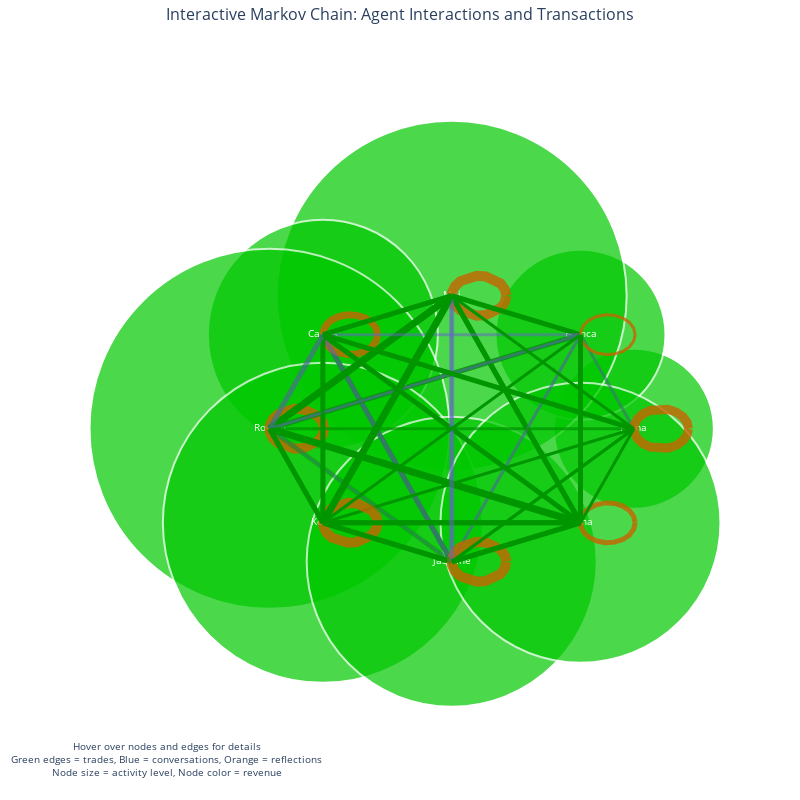

Notebook cell for this chart:
### Code cell
# Interactive Markov Chain Visualization
import plotly.graph_objects as go
import plotly.express as px
from plotly.subplots import make_subplots

import numpy as np
import math

def create_interactive_markov_visualization(results):
    """Create an interactive visualization of the complete Markov chain with transactions"""
    
    interactions = results.get('interaction_history', [])
    if not interactions:
        print("No interaction history found")
        return
    
    # Parse all interactions and build complete state transition data
    nodes = set()
    transitions = []
    transactions = {}
    
    for interaction in interactions:
        step = interaction.get('step', 0)
        
        if interaction.get('type') == 'conversation':
            participants = interaction.get('participants', [])
            if len(participants) == 2:
                from_agent, to_agent = participants[0], participants[1]
                nodes.add(from_agent)
                nodes.add(to_agent)
                
                # Check for trades in this conversation
                trades = interaction.get('trades', [])
                trade_info = None
                total_value = 0
                items_traded = []
                
                if trades:
                    for trade in trades:
                        if trade.get('executed') and trade.get('trade_details'):
                            trade_details = trade['trade_details']
                            items = trade_details.get('items', [])
                            actual_items = [item for item in items if item.get('name') != 'digital cash']
                            
                            total_value += sum(item.get('value', 0) for item in actual_items)
                            items_traded.extend([f"{item.get('name', '').replace('_', ' ').title()} (${item.get('value', 0)})" 
                                               for item in actual_items])
                
                transitions.append({
                    'step': step,
                    'from': from_agent,
                    'to': to_agent,
                    'type': 'conversation',
                    'has_trade': len(trades) > 0,
                    'trade_value': total_value,
                    'items': items_traded
                })
                
        elif interaction.get('type') == 'reflection':
            agent = interaction.get('agent', '')
            if agent:
                nodes.add(agent)
                transitions.append({
                    'step': step,
                    'from': agent,
                    'to': agent,
                    'type': 'reflection',
                    'has_trade': False,
                    'trade_value': 0,
                    'items': []
                })
    
    # Create the interactive plot
    return create_plotly_network(list(nodes), transitions)

def create_plotly_network(nodes, transitions):
    """Create interactive plotly network visualization"""
    
    # Create node positions in a circle
    n_nodes = len(nodes)
    node_positions = {}
    for i, node in enumerate(nodes):
        angle = 2 * math.pi * i / n_nodes
        node_positions[node] = {
            'x': math.cos(angle) * 2,
            'y': math.sin(angle) * 2
        }
    
    # Prepare edge traces
    edge_traces = []
    edge_info = []
    
    # Group transitions by (from, to) pair
    edge_groups = defaultdict(list)
    for transition in transitions:
        key = (transition['from'], transition['to'])
        edge_groups[key].append(transition)
    
    # Create edges with different styles
    for (from_node, to_node), trans_list in edge_groups.items():
        x0, y0 = node_positions[from_node]['x'], node_positions[from_node]['y']
        x1, y1 = node_positions[to_node]['x'], node_positions[to_node]['y']
        
        # Aggregate information
        total_interactions = len(trans_list)
        total_trades = sum(1 for t in trans_list if t['has_trade'])
        total_value = sum(t['trade_value'] for t in trans_list)
        all_items = []
        for t in trans_list:
            all_items.extend(t['items'])
        
        # Determine edge properties
        is_self_loop = (from_node == to_node)
        has_trades = total_trades > 0
        
        # Create hover text
        hover_text = f"<b>{from_node} → {to_node}</b><br>"
        hover_text += f"Total Interactions: {total_interactions}<br>"
        if has_trades:
            hover_text += f"Trades: {total_trades}<br>"
            hover_text += f"Total Value: ${total_value:.2f}<br>"
            if all_items:
                hover_text += f"Items: {', '.join(set(all_items))}<br>"
        
        steps = [str(t['step']) for t in trans_list]
        hover_text += f"Steps: {', '.join(steps)}"
        
        # Handle self-loops differently
        if is_self_loop:
            # Create a small arc for self-loops
            arc_x, arc_y = create_self_loop_arc(x0, y0, 0.3)
            edge_x = arc_x
            edge_y = arc_y
        else:
            edge_x = [x0, x1, None]
            edge_y = [y0, y1, None]
        
        # Choose color based on trade status
        if has_trades:
            color = f'rgba(0, 150, 0, {min(0.3 + total_value/100, 1.0)})'  # Green with opacity based on value
        elif from_node == to_node:
            color = 'rgba(200, 100, 0, 0.8)'  # Orange for reflections
        else:
            color = 'rgba(100, 100, 200, 0.5)'  # Blue for conversations without trades
        
        # Line width based on interaction count
        line_width = min(1 + total_interactions * 2, 10)
        
        edge_trace = go.Scatter(
            x=edge_x, y=edge_y,
            line=dict(width=line_width, color=color),
            hoverinfo='text',
            hovertext=hover_text,
            mode='lines',
            name=f'{from_node} → {to_node}' if not is_self_loop else f'{from_node} (reflection)',
            showlegend=False
        )
        
        edge_traces.append(edge_trace)
    
    # Create node trace
    node_x = [node_positions[node]['x'] for node in nodes]
    node_y = [node_positions[node]['y'] for node in nodes]
    
    # Calculate node statistics
    node_stats = {}
    for node in nodes:
        conversations_started = sum(1 for t in transitions if t['from'] == node and t['type'] == 'conversation')
        conversations_received = sum(1 for t in transitions if t['to'] == node and t['type'] == 'conversation')
        reflections = sum(1 for t in transitions if t['from'] == node and t['type'] == 'reflection')
        trades_made = sum(1 for t in transitions if t['from'] == node and t['has_trade'])
        revenue = sum(t['trade_value'] for t in transitions if t['from'] == node and t['has_trade'])
        
        node_stats[node] = {
            'conversations_started': conversations_started,
            'conversations_received': conversations_received,
            'reflections': reflections,
            'trades_made': trades_made,
            'revenue': revenue
        }
    
    node_text = []
    node_colors = []
    node_sizes = []
    
    for node in nodes:
        stats = node_stats[node]
        
        # Create hover text
        hover_text = f"<b>{node}</b><br>"
        hover_text += f"Conversations Started: {stats['conversations_started']}<br>"
        hover_text += f"Conversations Received: {stats['conversations_received']}<br>"
        hover_text += f"Reflections: {stats['reflections']}<br>"
        hover_text += f"Trades Made: {stats['trades_made']}<br>"
        hover_text += f"Revenue: ${stats['revenue']:.2f}"
        
        node_text.append(hover_text)
        
        # Node color based on revenue
        if stats['revenue'] > 0:
            intensity = min(stats['revenue'] / 100, 1.0)
            node_colors.append(f'rgba(0, 200, 0, {0.3 + intensity * 0.7})')
        else:
            node_colors.append('rgba(150, 150, 200, 0.7)')
        
        # Node size based on total activity
        total_activity = stats['conversations_started'] + stats['conversations_received'] + stats['reflections']
        node_sizes.append(max(20 + total_activity * 10, 30))
    
    node_trace = go.Scatter(
        x=node_x, y=node_y,
        mode='markers+text',
        hoverinfo='text',
        hovertext=node_text,
        text=[node.split()[0] for node in nodes],  # Show first name only
        textposition="middle center",
        textfont=dict(size=10, color="white"),
        marker=dict(
            size=node_sizes,
            color=node_colors,
            line=dict(width=2, color='white'),
            sizemode='diameter'
        ),
        name='Agents',
        showlegend=False
    )
    
    # Create the figure
    fig = go.Figure(data=[node_trace] + edge_traces,
                   layout=go.Layout(
                        title=dict(
                            text='Interactive Markov Chain: Agent Interactions and Transactions',
                            x=0.5,
                            font=dict(size=16)
                        ),
                        #titlefont_size=16,
                        showlegend=False,
                        hovermode='closest',
                        margin=dict(b=20,l=5,r=5,t=40),
                        annotations=[ dict(
                            text="Hover over nodes and edges for details<br>" + 
                                 "Green edges = trades, Blue = conversations, Orange = reflections<br>" + 
                                 "Node size = activity level, Node color = revenue",
                            showarrow=False,
                            xref="paper", yref="paper",
                            x=0.005, y=-0.002,
                            xanchor='left', yanchor='bottom',
                            font=dict(size=10)
                        )],
                        xaxis=dict(showgrid=False, zeroline=False, showticklabels=False),
                        yaxis=dict(showgrid=False, zeroline=False, showticklabels=False),
                        plot_bgcolor='rgba(0,0,0,0)',
                        width=800,
                        height=800
                   ))
    
    return fig

def create_self_loop_arc(x, y, radius):
    """Create coordinates for a self-loop arc"""
    # Create a small circle offset from the node
    angles = np.linspace(0, 2*np.pi, 20)
    arc_x = [x + radius * np.cos(angle) + radius for angle in angles] + [None]
    arc_y = [y + radius * np.sin(angle) for angle in angles] + [None]
    return arc_x, arc_y

# Create and display the interactive visualization
fig = create_interactive_markov_visualization(results)
if fig:
    fig.show()
else:
    print("Could not create visualization - no data available")

### Figure 1 — Plotly figure (JSON) as saved in the notebook; plotly's stock layout.template omitted (floating-point values rounded to 4 significant figures)
{"data": [{"hoverinfo": "text", "hovertext": ["<b>Pema Sherpa</b><br>Conversations Started: 5<br>Conversations Received: 5<br>Reflections: 4<br>Trades Made: 5<br>Revenue: $630.00", "<b>Bianca Silva</b><br>Conversations Started: 7<br>Conversations Received: 7<br>Reflections: 1<br>Trades Made: 2<br>Revenue: $338.00", "<b>Mei Chen</b><br>Conversations Started: 11<br>Conversations Received: 12<br>Reflections: 10<br>Trades Made: 10<br>Revenue: $1495.00", "<b>Carlos Mendez</b><br>Conversations Started: 9<br>Conversations Received: 9<br>Reflections: 3<br>Trades Made: 2<br>Revenue: $225.00", "<b>Rowan Greenwood</b><br>Conversations Started: 14<br>Conversations Received: 13<br>Reflections: 7<br>Trades Made: 14<br>Revenue: $175.50", "<b>Kemi Adebayo</b><br>Conversations Started: 11<br>Conversations Received: 11<br>Reflections: 8<br>Trades Made: 8<br>Revenue: $895.00", "<b>Jasmine Carter</b><br>Conversations Started: 11<br>Conversations Received: 11<br>Reflections: 5<br>Trades Made: 6<br>Revenue: $479.00", "<b>Mina Kim</b><br>Conversations Started: 12<br>Conversations Received: 12<br>Reflections: 2<br>Trades Made: 11<br>Revenue: $483.00"], "marker": {"color": ["rgba(0, 200, 0, 1.0)", "rgba(0, 200, 0, 1.0)", "rgba(0, 200, 0, 1.0)", "rgba(0, 200, 0, 1.0)", "rgba(0, 200, 0, 1.0)", "rgba(0, 200, 0, 1.0)", "rgba(0, 200, 0, 1.0)", "rgba(0, 200, 0, 1.0)"], "line": {"color": "white", "width": 2}, "size": [160, 170, 350, 230, 360, 320, 290, 280], "sizemode": "diameter"}, "mode": "markers+text", "name": "Agents", "showlegend": false, "text": ["Pema", "Bianca", "Mei", "Carlos", "Rowan", "Kemi", "Jasmine", "Mina"], "textfont": {"color": "white", "size": 10}, "textposition": "middle center", "type": "scatter", "x": [2, 1.414, 1.225e-16, -1.414, -2, -1.414, -3.674e-16, 1.414], "y": [0, 1.414, 2, 1.414, 2.449e-16, -1.414, -2, -1.414]}, {"hoverinfo": "text", "hovertext": "<b>Rowan Greenwood → Rowan Greenwood</b><br>Total Interactions: 7<br>Steps: 1, 70, 79, 94, 104, 113, 117", "line": {"color": "rgba(200, 100, 0, 0.8)", "width": 10}, "mode": "lines", "name": "Rowan Greenwood (reflection)", "showlegend": false, "type": "scatter", "x": [-1.4, -1.416, -1.463, -1.536, -1.626, -1.725, -1.821, -1.903, -1.964, -1.996, -1.996, -1.964, -1.903, -1.821, -1.725, -1.626, -1.536, -1.463, -1.416, -1.4, null], "y": [2.449e-16, 0.09741, 0.1843, 0.2511, 0.2908, 0.299, 0.2747, 0.2207, 0.1428, 0.04938, -0.04938, -0.1428, -0.2207, -0.2747, -0.299, -0.2908, -0.2511, -0.1843, -0.09741, 1.715e-16, null]}, {"hoverinfo": "text", "hovertext": "<b>Rowan Greenwood → Mina Kim</b><br>Total Interactions: 3<br>Trades: 3<br>Total Value: $23.50<br>Items: Medicinal Cannabis ($0.0), Medicinal Cannabis ($8.5), Herbal Tea ($15.0)<br>Steps: 2, 71, 105", "line": {"color": "rgba(0, 150, 0, 0.5349999999999999)", "width": 7}, "mode": "lines", "name": "Rowan Greenwood → Mina Kim", "showlegend": false, "type": "scatter", "x": [-2, 1.414, null], "y": [2.449e-16, -1.414, null]}, {"hoverinfo": "text", "hovertext": "<b>Mina Kim → Mina Kim</b><br>Total Interactions: 2<br>Steps: 3, 77", "line": {"color": "rgba(200, 100, 0, 0.8)", "width": 5}, "mode": "lines", "name": "Mina Kim (reflection)", "showlegend": false, "type": "scatter", "x": [2.014, 1.998, 1.951, 1.878, 1.788, 1.689, 1.594, 1.511, 1.45, 1.418, 1.418, 1.45, 1.511, 1.594, 1.689, 1.788, 1.878, 1.951, 1.998, 2.014, null], "y": [-1.414, -1.317, -1.23, -1.163, -1.123, -1.115, -1.139, -1.193, -1.271, -1.365, -1.464, -1.557, -1.635, -1.689, -1.713, -1.705, -1.665, -1.598, -1.512, -1.414, null]}, {"hoverinfo": "text", "hovertext": "<b>Mina Kim → Mei Chen</b><br>Total Interactions: 2<br>Trades: 1<br>Total Value: $120.00<br>Items: Silk Hair Accessories ($35.0), Silk Scarves ($85.0)<br>Steps: 4, 41", "line": {"color": "rgba(0, 150, 0, 1.0)", "width": 5}, "mode": "lines", "name": "Mina Kim → Mei Chen", "showlegend": false, "type": "scatter", "x": [1.414, 1.225e-16, null], "y": [-1.414, 2, null]}, {"hoverinfo": "text", "hovertext": "<b>Mei Chen → Jasmine Carter</b><br>Total Interactions: 1<br>Steps: 5", "line": {"color": "rgba(100, 100, 200, 0.5)", "width": 3}, "mode": "lines", "name": "Mei Chen → Jasmine Carter", "showlegend": false, "type": "scatter", "x": [1.225e-16, -3.674e-16, null], "y": [2, -2, null]}, {"hoverinfo": "text", "hovertext": "<b>Jasmine Carter → Carlos Mendez</b><br>Total Interactions: 2<br>Trades: 1<br>Total Value: $130.00<br>Items: Notebooks ($14.0), Graphing Calculator ($116.0)<br>Steps: 6, 109", "line": {"color": "rgba(0, 150, 0, 1.0)", "width": 5}, "mode": "lines", "name": "Jasmine Carter → Carlos Mendez", "showlegend": false, "type": "scatter", "x": [-3.674e-16, -1.414, null], "y": [-2, 1.414, null]}, {"hoverinfo": "text", "hovertext": "<b>Carlos Mendez → Carlos Mendez</b><br>Total Interactions: 3<br>Steps: 7, 8, 115", "line": {"color": "rgba(200, 100, 0, 0.8)", "width": 7}, "mode": "lines", "name": "Carlos Mendez (reflection)", "showlegend": false, "type": "scatter", "x": [-0.8142, -0.8305, -0.8775, -0.9501, -1.041, -1.139, -1.235, -1.317, -1.378, -1.41, -1.41, -1.378, -1.317, -1.235, -1.139, -1.041, -0.9501, -0.8775, -0.8305, -0.8142, null], "y": [1.414, 1.512, 1.598, 1.665, 1.705, 1.713, 1.689, 1.635, 1.557, 1.464, 1.365, 1.271, 1.193, 1.139, 1.115, 1.123, 1.163, 1.23, 1.317, 1.414, null]}, {"hoverinfo": "text", "hovertext": "<b>Carlos Mendez → Jasmine Carter</b><br>Total Interactions: 2<br>Steps: 9, 98", "line": {"color": "rgba(100, 100, 200, 0.5)", "width": 5}, "mode": "lines", "name": "Carlos Mendez → Jasmine Carter", "showlegend": false, "type": "scatter", "x": [-1.414, -3.674e-16, null], "y": [1.414, -2, null]}, {"hoverinfo": "text", "hovertext": "<b>Jasmine Carter → Bianca Silva</b><br>Total Interactions: 1<br>Trades: 1<br>Total Value: $14.00<br>Items: Notebooks ($14.0)<br>Steps: 10", "line": {"color": "rgba(0, 150, 0, 0.44)", "width": 3}, "mode": "lines", "name": "Jasmine Carter → Bianca Silva", "showlegend": false, "type": "scatter", "x": [-3.674e-16, 1.414, null], "y": [-2, 1.414, null]}, {"hoverinfo": "text", "hovertext": "<b>Bianca Silva → Pema Sherpa</b><br>Total Interactions: 1<br>Steps: 11", "line": {"color": "rgba(100, 100, 200, 0.5)", "width": 3}, "mode": "lines", "name": "Bianca Silva → Pema Sherpa", "showlegend": false, "type": "scatter", "x": [1.414, 2, null], "y": [1.414, 0, null]}, {"hoverinfo": "text", "hovertext": "<b>Pema Sherpa → Jasmine Carter</b><br>Total Interactions: 1<br>Trades: 1<br>Total Value: $100.00<br>Items: Mountain Flower Honey ($45.0), Pine Honey ($55.0)<br>Steps: 12", "line": {"color": "rgba(0, 150, 0, 1.0)", "width": 3}, "mode": "lines", "name": "Pema Sherpa → Jasmine Carter", "showlegend": false, "type": "scatter", "x": [2, -3.674e-16, null], "y": [0, -2, null]}, {"hoverinfo": "text", "hovertext": "<b>Jasmine Carter → Rowan Greenwood</b><br>Total Interactions: 1<br>Steps: 13", "line": {"color": "rgba(100, 100, 200, 0.5)", "width": 3}, "mode": "lines", "name": "Jasmine Carter → Rowan Greenwood", "showlegend": false, "type": "scatter", "x": [-3.674e-16, -2, null], "y": [-2, 2.449e-16, null]}, {"hoverinfo": "text", "hovertext": "<b>Rowan Greenwood → Mei Chen</b><br>Total Interactions: 3<br>Trades: 3<br>Total Value: $47.00<br>Items: Medicinal Cannabis ($8.5), Herbal Tea ($15.0), Black Tea ($15.0)<br>Steps: 14, 80, 95", "line": {"color": "rgba(0, 150, 0, 0.77)", "width": 7}, "mode": "lines", "name": "Rowan Greenwood → Mei Chen", "showlegend": false, "type": "scatter", "x": [-2, 1.225e-16, null], "y": [2.449e-16, 2, null]}, {"hoverinfo": "text", "hovertext": "<b>Mei Chen → Mei Chen</b><br>Total Interactions: 10<br>Steps: 15, 30, 31, 42, 51, 56, 57, 61, 96, 120", "line": {"color": "rgba(200, 100, 0, 0.8)", "width": 10}, "mode": "lines", "name": "Mei Chen (reflection)", "showlegend": false, "type": "scatter", "x": [0.6, 0.5837, 0.5367, 0.4641, 0.3736, 0.2752, 0.1795, 0.09682, 0.03616, 0.004092, 0.004092, 0.03616, 0.09682, 0.1795, 0.2752, 0.3736, 0.4641, 0.5367, 0.5837, 0.6, null], "y": [2, 2.097, 2.184, 2.251, 2.291, 2.299, 2.275, 2.221, 2.143, 2.049, 1.951, 1.857, 1.779, 1.725, 1.701, 1.709, 1.749, 1.816, 1.903, 2, null]}, {"hoverinfo": "text", "hovertext": "<b>Mei Chen → Mina Kim</b><br>Total Interactions: 2<br>Trades: 2<br>Total Value: $170.00<br>Items: Silk Scarves ($85.0)<br>Steps: 16, 32", "line": {"color": "rgba(0, 150, 0, 1.0)", "width": 5}, "mode": "lines", "name": "Mei Chen → Mina Kim", "showlegend": false, "type": "scatter", "x": [1.225e-16, 1.414, null], "y": [2, -1.414, null]}, {"hoverinfo": "text", "hovertext": "<b>Mina Kim → Kemi Adebayo</b><br>Total Interactions: 2<br>Trades: 2<br>Total Value: $64.00<br>Items: Sheet Masks ($7.0), Essence ($28.0), Sunscreen ($22.0)<br>Steps: 17, 38", "line": {"color": "rgba(0, 150, 0, 0.94)", "width": 5}, "mode": "lines", "name": "Mina Kim → Kemi Adebayo", "showlegend": false, "type": "scatter", "x": [1.414, -1.414, null], "y": [-1.414, -1.414, null]}, {"hoverinfo": "text", "hovertext": "<b>Kemi Adebayo → Pema Sherpa</b><br>Total Interactions: 1<br>Trades: 1<br>Total Value: $100.00<br>Items: Moringa Powder ($45.0), Baobab Fruit Powder ($55.0)<br>Steps: 18", "line": {"color": "rgba(0, 150, 0, 1.0)", "width": 3}, "mode": "lines", "name": "Kemi Adebayo → Pema Sherpa", "showlegend": false, "type": "scatter", "x": [-1.414, 2, null], "y": [-1.414, 0, null]}, {"hoverinfo": "text", "hovertext": "<b>Pema Sherpa → Bianca Silva</b><br>Total Interactions: 1<br>Trades: 1<br>Total Value: $0.00<br>Steps: 19", "line": {"color": "rgba(0, 150, 0, 0.3)", "width": 3}, "mode": "lines", "name": "Pema Sherpa → Bianca Silva", "showlegend": false, "type": "scatter", "x": [2, 1.414, null], "y": [0, 1.414, null]}, {"hoverinfo": "text", "hovertext": "<b>Bianca Silva → Jasmine Carter</b><br>Total Interactions: 1<br>Steps: 20", "line": {"color": "rgba(100, 100, 200, 0.5)", "width": 3}, "mode": "lines", "name": "Bianca Silva → Jasmine Carter", "showlegend": false, "type": "scatter", "x": [1.414, -3.674e-16, null], "y": [1.414, -2, null]}, {"hoverinfo": "text", "hovertext": "<b>Jasmine Carter → Kemi Adebayo</b><br>Total Interactions: 2<br>Trades: 1<br>Total Value: $210.00<br>Items: Textbooks ($170.0), Tutoring Sessions ($40.0)<br>Steps: 21, 107", "line": {"color": "rgba(0, 150, 0, 1.0)", "width": 5}, "mode": "lines", "name": "Jasmine Carter → Kemi Adebayo", "showlegend": false, "type": "scatter", "x": [-3.674e-16, -1.414, null], "y": [-2, -1.414, null]}, {"hoverinfo": "text", "hovertext": "<b>Kemi Adebayo → Kemi Adebayo</b><br>Total Interactions: 8<br>Steps: 22, 23, 24, 25, 39, 63, 64, 67", "line": {"color": "rgba(200, 100, 0, 0.8)", "width": 10}, "mode": "lines", "name": "Kemi Adebayo (reflection)", "showlegend": false, "type": "scatter", "x": [-0.8142, -0.8305, -0.8775, -0.9501, -1.041, -1.139, -1.235, -1.317, -1.378, -1.41, -1.41, -1.378, -1.317, -1.235, -1.139, -1.041, -0.9501, -0.8775, -0.8305, -0.8142, null], "y": [-1.414, -1.317, -1.23, -1.163, -1.123, -1.115, -1.139, -1.193, -1.271, -1.365, -1.464, -1.557, -1.635, -1.689, -1.713, -1.705, -1.665, -1.598, -1.512, -1.414, null]}, {"hoverinfo": "text", "hovertext": "<b>Kemi Adebayo → Mina Kim</b><br>Total Interactions: 2<br>Trades: 1<br>Total Value: $90.00<br>Items: Hibiscus Extract ($35.0), Baobab Fruit Powder ($55.0)<br>Steps: 26, 40", "line": {"color": "rgba(0, 150, 0, 1.0)", "width": 5}, "mode": "lines", "name": "Kemi Adebayo → Mina Kim", "showlegend": false, "type": "scatter", "x": [-1.414, 1.414, null], "y": [-1.414, -1.414, null]}, {"hoverinfo": "text", "hovertext": "<b>Mina Kim → Rowan Greenwood</b><br>Total Interactions: 3<br>Trades: 3<br>Total Value: $95.00<br>Items: Cleansing Oil ($25.0), Sheet Masks ($7.0), Essence ($28.0)<br>Steps: 27, 78, 103", "line": {"color": "rgba(0, 150, 0, 1.0)", "width": 7}, "mode": "lines", "name": "Mina Kim → Rowan Greenwood", "showlegend": false, "type": "scatter", "x": [1.414, -2, null], "y": [-1.414, 2.449e-16, null]}, {"hoverinfo": "text", "hovertext": "<b>Rowan Greenwood → Bianca Silva</b><br>Total Interactions: 2<br>Trades: 2<br>Total Value: $60.00<br>Items: Black Tea ($30.0), Herbal Tea ($30.0)<br>Steps: 28, 46", "line": {"color": "rgba(0, 150, 0, 0.8999999999999999)", "width": 5}, "mode": "lines", "name": "Rowan Greenwood → Bianca Silva", "showlegend": false, "type": "scatter", "x": [-2, 1.414, null], "y": [2.449e-16, 1.414, null]}, {"hoverinfo": "text", "hovertext": "<b>Bianca Silva → Mei Chen</b><br>Total Interactions: 2<br>Trades: 1<br>Total Value: $109.00<br>Items: Pool Shock ($15.0), Ph Balancer ($18.0), Chlorine Tablets ($48.0), Water Test Kits ($28.0)<br>Steps: 29, 50", "line": {"color": "rgba(0, 150, 0, 1.0)", "width": 5}, "mode": "lines", "name": "Bianca Silva → Mei Chen", "showlegend": false, "type": "scatter", "x": [1.414, 1.225e-16, null], "y": [1.414, 2, null]}, {"hoverinfo": "text", "hovertext": "<b>Mina Kim → Carlos Mendez</b><br>Total Interactions: 2<br>Trades: 2<br>Total Value: $85.00<br>Items: Sheet Masks ($7.0), Essence ($28.0), Sunscreen ($22.0)<br>Steps: 33, 72", "line": {"color": "rgba(0, 150, 0, 1.0)", "width": 5}, "mode": "lines", "name": "Mina Kim → Carlos Mendez", "showlegend": false, "type": "scatter", "x": [1.414, -1.414, null], "y": [-1.414, 1.414, null]}, {"hoverinfo": "text", "hovertext": "<b>Carlos Mendez → Kemi Adebayo</b><br>Total Interactions: 2<br>Trades: 1<br>Total Value: $90.00<br>Items: Hibiscus Extract ($35.0), Baobab Fruit Powder ($55.0)<br>Steps: 34, 73", "line": {"color": "rgba(0, 150, 0, 1.0)", "width": 5}, "mode": "lines", "name": "Carlos Mendez → Kemi Adebayo", "showlegend": false, "type": "scatter", "x": [-1.414, -1.414, null], "y": [1.414, -1.414, null]}, {"hoverinfo": "text", "hovertext": "<b>Kemi Adebayo → Jasmine Carter</b><br>Total Interactions: 2<br>Trades: 2<br>Total Value: $265.00<br>Items: Tiger Nut Flour ($25.0), Moringa Powder ($45.0), Hibiscus Extract ($35.0), Baobab Fruit Powder ($55.0)<br>Steps: 35, 108", "line": {"color": "rgba(0, 150, 0, 1.0)", "width": 5}, "mode": "lines", "name": "Kemi Adebayo → Jasmine Carter", "showlegend": false, "type": "scatter", "x": [-1.414, -3.674e-16, null], "y": [-1.414, -2, null]}, {"hoverinfo": "text", "hovertext": "<b>Jasmine Carter → Jasmine Carter</b><br>Total Interactions: 5<br>Steps: 36, 88, 89, 90, 99", "line": {"color": "rgba(200, 100, 0, 0.8)", "width": 10}, "mode": "lines", "name": "Jasmine Carter (reflection)", "showlegend": false, "type": "scatter", "x": [0.6, 0.5837, 0.5367, 0.4641, 0.3736, 0.2752, 0.1795, 0.09682, 0.03616, 0.004092, 0.004092, 0.03616, 0.09682, 0.1795, 0.2752, 0.3736, 0.4641, 0.5367, 0.5837, 0.6, null], "y": [-2, -1.903, -1.816, -1.749, -1.709, -1.701, -1.725, -1.779, -1.857, -1.951, -2.049, -2.143, -2.221, -2.275, -2.299, -2.291, -2.251, -2.184, -2.097, -2, null]}, {"hoverinfo": "text", "hovertext": "<b>Jasmine Carter → Mina Kim</b><br>Total Interactions: 2<br>Trades: 2<br>Total Value: $40.00<br>Items: Tutoring Sessions ($40.0)<br>Steps: 37, 100", "line": {"color": "rgba(0, 150, 0, 0.7)", "width": 5}, "mode": "lines", "name": "Jasmine Carter → Mina Kim", "showlegend": false, "type": "scatter", "x": [-3.674e-16, 1.414, null], "y": [-2, -1.414, null]}, {"hoverinfo": "text", "hovertext": "<b>Mei Chen → Rowan Greenwood</b><br>Total Interactions: 3<br>Trades: 3<br>Total Value: $170.00<br>Items: Silk Scarves ($85.0)<br>Steps: 43, 58, 93", "line": {"color": "rgba(0, 150, 0, 1.0)", "width": 7}, "mode": "lines", "name": "Mei Chen → Rowan Greenwood", "showlegend": false, "type": "scatter", "x": [1.225e-16, -2, null], "y": [2, 2.449e-16, null]}, {"hoverinfo": "text", "hovertext": "<b>Rowan Greenwood → Kemi Adebayo</b><br>Total Interactions: 2<br>Trades: 2<br>Total Value: $15.00<br>Items: Herbal Tea ($15.0)<br>Steps: 44, 118", "line": {"color": "rgba(0, 150, 0, 0.44999999999999996)", "width": 5}, "mode": "lines", "name": "Rowan Greenwood → Kemi Adebayo", "showlegend": false, "type": "scatter", "x": [-2, -1.414, null], "y": [2.449e-16, -1.414, null]}, {"hoverinfo": "text", "hovertext": "<b>Kemi Adebayo → Rowan Greenwood</b><br>Total Interactions: 2<br>Trades: 1<br>Total Value: $80.00<br>Items: Moringa Powder ($45.0), Hibiscus Extract ($35.0)<br>Steps: 45, 53", "line": {"color": "rgba(0, 150, 0, 1.0)", "width": 5}, "mode": "lines", "name": "Kemi Adebayo → Rowan Greenwood", "showlegend": false, "type": "scatter", "x": [-1.414, -2, null], "y": [-1.414, 2.449e-16, null]}, {"hoverinfo": "text", "hovertext": "<b>Bianca Silva → Rowan Greenwood</b><br>Total Interactions: 1<br>Steps: 47", "line": {"color": "rgba(100, 100, 200, 0.5)", "width": 3}, "mode": "lines", "name": "Bianca Silva → Rowan Greenwood", "showlegend": false, "type": "scatter", "x": [1.414, -2, null], "y": [1.414, 2.449e-16, null]}, {"hoverinfo": "text", "hovertext": "<b>Rowan Greenwood → Carlos Mendez</b><br>Total Interactions: 2<br>Trades: 2<br>Total Value: $15.00<br>Items: Black Tea ($15.0)<br>Steps: 48, 114", "line": {"color": "rgba(0, 150, 0, 0.44999999999999996)", "width": 5}, "mode": "lines", "name": "Rowan Greenwood → Carlos Mendez", "showlegend": false, "type": "scatter", "x": [-2, -1.414, null], "y": [2.449e-16, 1.414, null]}, {"hoverinfo": "text", "hovertext": "<b>Carlos Mendez → Bianca Silva</b><br>Total Interactions: 1<br>Steps: 49", "line": {"color": "rgba(100, 100, 200, 0.5)", "width": 3}, "mode": "lines", "name": "Carlos Mendez → Bianca Silva", "showlegend": false, "type": "scatter", "x": [-1.414, 1.414, null], "y": [1.414, 1.414, null]}, {"hoverinfo": "text", "hovertext": "<b>Mei Chen → Kemi Adebayo</b><br>Total Interactions: 3<br>Trades: 3<br>Total Value: $710.00<br>Items: Silk Blouses ($165.0), Silk Care Kit ($55.0), Embroidered Silk Shawls ($320.0), Silk Scarves ($85.0)<br>Steps: 52, 62, 66", "line": {"color": "rgba(0, 150, 0, 1.0)", "width": 7}, "mode": "lines", "name": "Mei Chen → Kemi Adebayo", "showlegend": false, "type": "scatter", "x": [1.225e-16, -1.414, null], "y": [2, -1.414, null]}, {"hoverinfo": "text", "hovertext": "<b>Rowan Greenwood → Jasmine Carter</b><br>Total Interactions: 2<br>Trades: 2<br>Total Value: $15.00<br>Items: Black Tea ($15.0)<br>Steps: 54, 59", "line": {"color": "rgba(0, 150, 0, 0.44999999999999996)", "width": 5}, "mode": "lines", "name": "Rowan Greenwood → Jasmine Carter", "showlegend": false, "type": "scatter", "x": [-2, -3.674e-16, null], "y": [2.449e-16, -2, null]}, {"hoverinfo": "text", "hovertext": "<b>Jasmine Carter → Mei Chen</b><br>Total Interactions: 2<br>Steps: 55, 60", "line": {"color": "rgba(100, 100, 200, 0.5)", "width": 5}, "mode": "lines", "name": "Jasmine Carter → Mei Chen", "showlegend": false, "type": "scatter", "x": [-3.674e-16, 1.225e-16, null], "y": [-2, 2, null]}, {"hoverinfo": "text", "hovertext": "<b>Kemi Adebayo → Mei Chen</b><br>Total Interactions: 2<br>Trades: 1<br>Total Value: $135.00<br>Items: Moringa Powder ($45.0), Hibiscus Extract ($35.0), Baobab Fruit Powder ($55.0)<br>Steps: 65, 119", "line": {"color": "rgba(0, 150, 0, 1.0)", "width": 5}, "mode": "lines", "name": "Kemi Adebayo → Mei Chen", "showlegend": false, "type": "scatter", "x": [-1.414, 1.225e-16, null], "y": [-1.414, 2, null]}, {"hoverinfo": "text", "hovertext": "<b>Kemi Adebayo → Carlos Mendez</b><br>Total Interactions: 1<br>Trades: 1<br>Total Value: $90.00<br>Items: Hibiscus Extract ($35.0), Baobab Fruit Powder ($55.0)<br>Steps: 68", "line": {"color": "rgba(0, 150, 0, 1.0)", "width": 3}, "mode": "lines", "name": "Kemi Adebayo → Carlos Mendez", "showlegend": false, "type": "scatter", "x": [-1.414, -1.414, null], "y": [-1.414, 1.414, null]}, {"hoverinfo": "text", "hovertext": "<b>Carlos Mendez → Rowan Greenwood</b><br>Total Interactions: 2<br>Steps: 69, 116", "line": {"color": "rgba(100, 100, 200, 0.5)", "width": 5}, "mode": "lines", "name": "Carlos Mendez → Rowan Greenwood", "showlegend": false, "type": "scatter", "x": [-1.414, -2, null], "y": [1.414, 2.449e-16, null]}, {"hoverinfo": "text", "hovertext": "<b>Kemi Adebayo → Bianca Silva</b><br>Total Interactions: 1<br>Trades: 1<br>Total Value: $135.00<br>Items: Moringa Powder ($45.0), Hibiscus Extract ($35.0), Baobab Fruit Powder ($55.0)<br>Steps: 74", "line": {"color": "rgba(0, 150, 0, 1.0)", "width": 3}, "mode": "lines", "name": "Kemi Adebayo → Bianca Silva", "showlegend": false, "type": "scatter", "x": [-1.414, 1.414, null], "y": [-1.414, 1.414, null]}, {"hoverinfo": "text", "hovertext": "<b>Bianca Silva → Bianca Silva</b><br>Total Interactions: 1<br>Steps: 75", "line": {"color": "rgba(200, 100, 0, 0.8)", "width": 3}, "mode": "lines", "name": "Bianca Silva (reflection)", "showlegend": false, "type": "scatter", "x": [2.014, 1.998, 1.951, 1.878, 1.788, 1.689, 1.594, 1.511, 1.45, 1.418, 1.418, 1.45, 1.511, 1.594, 1.689, 1.788, 1.878, 1.951, 1.998, 2.014, null], "y": [1.414, 1.512, 1.598, 1.665, 1.705, 1.713, 1.689, 1.635, 1.557, 1.464, 1.365, 1.271, 1.193, 1.139, 1.115, 1.123, 1.163, 1.23, 1.317, 1.414, null]}, {"hoverinfo": "text", "hovertext": "<b>Bianca Silva → Mina Kim</b><br>Total Interactions: 2<br>Trades: 1<br>Total Value: $229.00<br>Items: Underwater Lights ($85.0), Water Test Kits ($28.0), Pool Shock ($15.0), Chlorine Tablets ($48.0), Pool Brushes ($35.0), Ph Balancer ($18.0)<br>Steps: 76, 102", "line": {"color": "rgba(0, 150, 0, 1.0)", "width": 5}, "mode": "lines", "name": "Bianca Silva → Mina Kim", "showlegend": false, "type": "scatter", "x": [1.414, 1.414, null], "y": [1.414, -1.414, null]}, {"hoverinfo": "text", "hovertext": "<b>Mei Chen → Carlos Mendez</b><br>Total Interactions: 2<br>Trades: 2<br>Total Value: $445.00<br>Items: Silk Scarves ($170.0), Silk Scarves ($85.0), Silk Ties Men ($95.0)<br>Steps: 81, 97", "line": {"color": "rgba(0, 150, 0, 1.0)", "width": 5}, "mode": "lines", "name": "Mei Chen → Carlos Mendez", "showlegend": false, "type": "scatter", "x": [1.225e-16, -1.414, null], "y": [2, 1.414, null]}, {"hoverinfo": "text", "hovertext": "<b>Carlos Mendez → Pema Sherpa</b><br>Total Interactions: 2<br>Trades: 1<br>Total Value: $135.00<br>Items: Pine Honey ($55.0), Wild Cliff Honey ($80.0)<br>Steps: 82, 110", "line": {"color": "rgba(0, 150, 0, 1.0)", "width": 5}, "mode": "lines", "name": "Carlos Mendez → Pema Sherpa", "showlegend": false, "type": "scatter", "x": [-1.414, 2, null], "y": [1.414, 0, null]}, {"hoverinfo": "text", "hovertext": "<b>Pema Sherpa → Pema Sherpa</b><br>Total Interactions: 4<br>Steps: 83, 84, 85, 111", "line": {"color": "rgba(200, 100, 0, 0.8)", "width": 9}, "mode": "lines", "name": "Pema Sherpa (reflection)", "showlegend": false, "type": "scatter", "x": [2.6, 2.584, 2.537, 2.464, 2.374, 2.275, 2.179, 2.097, 2.036, 2.004, 2.004, 2.036, 2.097, 2.179, 2.275, 2.374, 2.464, 2.537, 2.584, 2.6, null], "y": [0, 0.09741, 0.1843, 0.2511, 0.2908, 0.299, 0.2747, 0.2207, 0.1428, 0.04938, -0.04938, -0.1428, -0.2207, -0.2747, -0.299, -0.2908, -0.2511, -0.1843, -0.09741, -7.348e-17, null]}, {"hoverinfo": "text", "hovertext": "<b>Pema Sherpa → Mina Kim</b><br>Total Interactions: 1<br>Trades: 1<br>Total Value: $120.00<br>Items: Prayer Blessed Honey ($120.0)<br>Steps: 86", "line": {"color": "rgba(0, 150, 0, 1.0)", "width": 3}, "mode": "lines", "name": "Pema Sherpa → Mina Kim", "showlegend": false, "type": "scatter", "x": [2, 1.414, null], "y": [0, -1.414, null]}, {"hoverinfo": "text", "hovertext": "<b>Mina Kim → Jasmine Carter</b><br>Total Interactions: 2<br>Trades: 2<br>Total Value: $90.00<br>Items: Cleansing Oil ($25.0), Sleeping Masks ($18.0), Sunscreen ($22.0)<br>Steps: 87, 106", "line": {"color": "rgba(0, 150, 0, 1.0)", "width": 5}, "mode": "lines", "name": "Mina Kim → Jasmine Carter", "showlegend": false, "type": "scatter", "x": [1.414, -3.674e-16, null], "y": [-1.414, -2, null]}, {"hoverinfo": "text", "hovertext": "<b>Jasmine Carter → Pema Sherpa</b><br>Total Interactions: 1<br>Trades: 1<br>Total Value: $85.00<br>Items: Textbooks ($85.0)<br>Steps: 91", "line": {"color": "rgba(0, 150, 0, 1.0)", "width": 3}, "mode": "lines", "name": "Jasmine Carter → Pema Sherpa", "showlegend": false, "type": "scatter", "x": [-3.674e-16, 2, null], "y": [-2, 0, null]}, {"hoverinfo": "text", "hovertext": "<b>Pema Sherpa → Mei Chen</b><br>Total Interactions: 1<br>Trades: 1<br>Total Value: $365.00<br>Items: Mountain Flower Honey ($45.0), Honey Medicinal Guide ($200.0), Prayer Blessed Honey ($120.0)<br>Steps: 92", "line": {"color": "rgba(0, 150, 0, 1.0)", "width": 3}, "mode": "lines", "name": "Pema Sherpa → Mei Chen", "showlegend": false, "type": "scatter", "x": [2, 1.225e-16, null], "y": [0, 2, null]}, {"hoverinfo": "text", "hovertext": "<b>Mina Kim → Bianca Silva</b><br>Total Interactions: 1<br>Trades: 1<br>Total Value: $29.00<br>Items: Sheet Masks ($7.0), Sunscreen ($22.0)<br>Steps: 101", "line": {"color": "rgba(0, 150, 0, 0.59)", "width": 3}, "mode": "lines", "name": "Mina Kim → Bianca Silva", "showlegend": false, "type": "scatter", "x": [1.414, 1.414, null], "y": [-1.414, 1.414, null]}, {"hoverinfo": "text", "hovertext": "<b>Pema Sherpa → Rowan Greenwood</b><br>Total Interactions: 1<br>Trades: 1<br>Total Value: $45.00<br>Items: Mountain Flower Honey ($45.0)<br>Steps: 112", "line": {"color": "rgba(0, 150, 0, 0.75)", "width": 3}, "mode": "lines", "name": "Pema Sherpa → Rowan Greenwood", "showlegend": false, "type": "scatter", "x": [2, -2, null], "y": [0, 2.449e-16, null]}], "layout": {"annotations": [{"font": {"size": 10}, "showarrow": false, "text": "Hover over nodes and edges for details<br>Green edges = trades, Blue = conversations, Orange = reflections<br>Node size = activity level, Node color = revenue", "x": 0.005, "xanchor": "left", "xref": "paper", "y": -0.002, "yanchor": "bottom", "yref": "paper"}], "height": 800, "hovermode": "closest", "margin": {"b": 20, "l": 5, "r": 5, "t": 40}, "plot_bgcolor": "rgba(0,0,0,0)", "showlegend": false, "title": {"font": {"size": 16}, "text": "Interactive Markov Chain: Agent Interactions and Transactions", "x": 0.5}, "width": 800, "xaxis": {"showgrid": false, "showticklabels": false, "zeroline": false}, "yaxis": {"showgrid": false, "showticklabels": false, "zeroline": false}}}
